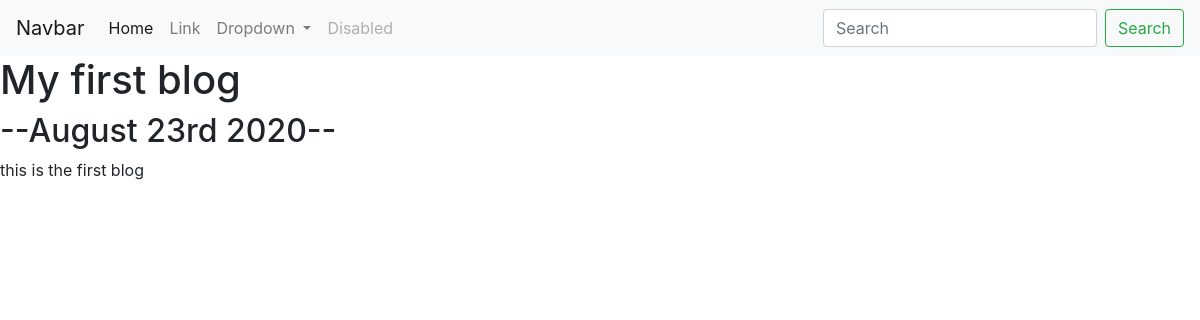
The page /blog/1 on the database its author committed.
### blog/models.py (models this page shows, shortened)
class Blog(models.Model):
    title = models.CharField(max_length=250)
    date = models.DateField()
    description = models.TextField(max_length=10000)

### blog/views.py (the view)
# urls.py: path('<int:blog_id>',views.detail, name='detail'),
def detail(request, blog_id):
    blog = get_object_or_404(Blog, pk= blog_id)
    return render(request, 'blog/detail.html',{'blog' : blog})

### blog/templates/blog/detail.html
{% extends 'portfolio/base.html' %}
{% block content %}
<h1>{{blog.title}}</h1>
<h2>--{{ blog.date|date:'F jS Y' }}--</h2>
{{ blog.description|safe }}
{% endblock %}

### rows shown on the page
Blog: title "My first blog", date "August 23rd 2020", description "this is the first blog"
